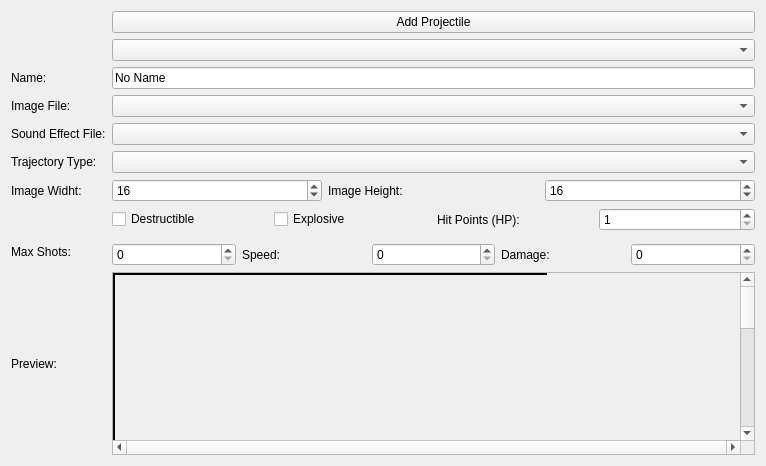
<?xml version="1.0" encoding="UTF-8"?>
<ui version="4.0">
 <class>projectile_edit</class>
 <widget class="QWidget" name="projectile_edit">
  <property name="geometry">
   <rect>
    <x>0</x>
    <y>0</y>
    <width>766</width>
    <height>466</height>
   </rect>
  </property>
  <property name="windowTitle">
   <string>Form</string>
  </property>
  <layout class="QGridLayout" name="gridLayout">
   <item row="0" column="0">
    <layout class="QGridLayout" name="gridLayout_8"/>
   </item>
   <item row="1" column="0">
    <layout class="QGridLayout" name="gridLayout_10">
     <property name="bottomMargin">
      <number>0</number>
     </property>
     <item row="3" column="0">
      <widget class="QLabel" name="label_26">
       <property name="text">
        <string>Name: </string>
       </property>
      </widget>
     </item>
     <item row="2" column="1">
      <widget class="QComboBox" name="projectileList_combo"/>
     </item>
     <item row="11" column="1">
      <layout class="QHBoxLayout" name="horizontalLayout_2">
       <property name="topMargin">
        <number>0</number>
       </property>
       <item>
        <widget class="QCheckBox" name="projectileDestructibleCheckBox">
         <property name="text">
          <string>Destructible</string>
         </property>
        </widget>
       </item>
       <item>
        <widget class="QCheckBox" name="explosive_checkBox">
         <property name="text">
          <string>Explosive</string>
         </property>
        </widget>
       </item>
       <item>
        <widget class="QLabel" name="label_33">
         <property name="text">
          <string>Hit Points (HP):</string>
         </property>
        </widget>
       </item>
       <item>
        <widget class="QSpinBox" name="projectileHitPointsSpinBox">
         <property name="minimum">
          <number>1</number>
         </property>
        </widget>
       </item>
      </layout>
     </item>
     <item row="8" column="1">
      <layout class="QHBoxLayout" name="horizontalLayout">
       <property name="topMargin">
        <number>0</number>
       </property>
       <item>
        <widget class="QSpinBox" name="img_w">
         <property name="minimum">
          <number>1</number>
         </property>
         <property name="maximum">
          <number>320</number>
         </property>
         <property name="value">
          <number>16</number>
         </property>
        </widget>
       </item>
       <item>
        <widget class="QLabel" name="label_31">
         <property name="text">
          <string>Image Height:</string>
         </property>
        </widget>
       </item>
       <item>
        <widget class="QSpinBox" name="img_h">
         <property name="minimum">
          <number>1</number>
         </property>
         <property name="maximum">
          <number>240</number>
         </property>
         <property name="value">
          <number>16</number>
         </property>
        </widget>
       </item>
      </layout>
     </item>
     <item row="14" column="0">
      <widget class="QLabel" name="label_29">
       <property name="text">
        <string>Preview:</string>
       </property>
      </widget>
     </item>
     <item row="12" column="0">
      <widget class="QLabel" name="label_2">
       <property name="text">
        <string>Max Shots:</string>
       </property>
      </widget>
     </item>
     <item row="6" column="0">
      <widget class="QLabel" name="label_28">
       <property name="text">
        <string>Trajectory Type:</string>
       </property>
      </widget>
     </item>
     <item row="3" column="1">
      <widget class="QLineEdit" name="name">
       <property name="text">
        <string>No Name</string>
       </property>
       <property name="maxLength">
        <number>30</number>
       </property>
      </widget>
     </item>
     <item row="0" column="1">
      <widget class="QPushButton" name="pushButton">
       <property name="text">
        <string>Add Projectile</string>
       </property>
      </widget>
     </item>
     <item row="11" column="0">
      <widget class="QLabel" name="label_32">
       <property name="text">
        <string/>
       </property>
      </widget>
     </item>
     <item row="8" column="0">
      <widget class="QLabel" name="label_30">
       <property name="text">
        <string>Image Widht:</string>
       </property>
      </widget>
     </item>
     <item row="4" column="0">
      <widget class="QLabel" name="label_27">
       <property name="text">
        <string>Image File:</string>
       </property>
      </widget>
     </item>
     <item row="6" column="1">
      <widget class="QComboBox" name="trajectory"/>
     </item>
     <item row="14" column="1">
      <widget class="QScrollArea" name="scrollArea_3">
       <property name="sizePolicy">
        <sizepolicy hsizetype="Expanding" vsizetype="Expanding">
         <horstretch>0</horstretch>
         <verstretch>0</verstretch>
        </sizepolicy>
       </property>
       <property name="verticalScrollBarPolicy">
        <enum>Qt::ScrollBarAlwaysOn</enum>
       </property>
       <property name="horizontalScrollBarPolicy">
        <enum>Qt::ScrollBarAlwaysOn</enum>
       </property>
       <property name="widgetResizable">
        <bool>false</bool>
       </property>
       <widget class="QWidget" name="scrollAreaWidgetContents_3">
        <property name="geometry">
         <rect>
          <x>0</x>
          <y>0</y>
          <width>434</width>
          <height>558</height>
         </rect>
        </property>
        <property name="sizePolicy">
         <sizepolicy hsizetype="Expanding" vsizetype="Expanding">
          <horstretch>100</horstretch>
          <verstretch>100</verstretch>
         </sizepolicy>
        </property>
        <property name="autoFillBackground">
         <bool>true</bool>
        </property>
        <widget class="projectilePreviewArea" name="projectilePreviewAreaWidget" native="true">
         <property name="geometry">
          <rect>
           <x>0</x>
           <y>0</y>
           <width>651</width>
           <height>581</height>
          </rect>
         </property>
         <property name="styleSheet">
          <string notr="true">border: 2px solid black;</string>
         </property>
        </widget>
       </widget>
      </widget>
     </item>
     <item row="4" column="1">
      <widget class="QComboBox" name="graphic_filename"/>
     </item>
     <item row="12" column="1">
      <layout class="QHBoxLayout" name="horizontalLayout_4">
       <property name="topMargin">
        <number>6</number>
       </property>
       <item>
        <widget class="QSpinBox" name="max_shots"/>
       </item>
       <item>
        <widget class="QLabel" name="label_3">
         <property name="text">
          <string>Speed:</string>
         </property>
        </widget>
       </item>
       <item>
        <widget class="QSpinBox" name="speed"/>
       </item>
       <item>
        <widget class="QLabel" name="label_4">
         <property name="text">
          <string>Damage:</string>
         </property>
        </widget>
       </item>
       <item>
        <widget class="QSpinBox" name="damage"/>
       </item>
      </layout>
     </item>
     <item row="5" column="0">
      <widget class="QLabel" name="label">
       <property name="text">
        <string>Sound Effect File:</string>
       </property>
      </widget>
     </item>
     <item row="5" column="1">
      <widget class="QComboBox" name="sfxFilename_comboBox"/>
     </item>
    </layout>
   </item>
  </layout>
 </widget>
 <customwidgets>
  <customwidget>
   <class>projectilePreviewArea</class>
   <extends>QWidget</extends>
   <header>projectilepreviewarea.h</header>
   <container>1</container>
  </customwidget>
 </customwidgets>
 <resources/>
 <connections/>
</ui>
